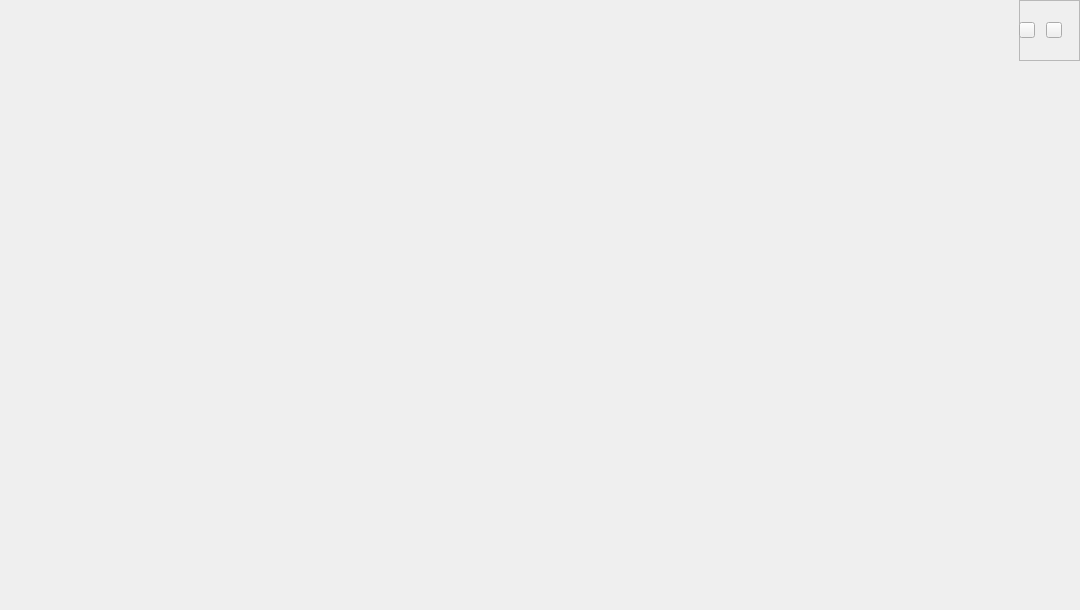
<?xml version="1.0" encoding="UTF-8"?>
<ui version="4.0">
 <class>MainWindow</class>
 <widget class="QMainWindow" name="MainWindow">
  <property name="geometry">
   <rect>
    <x>0</x>
    <y>0</y>
    <width>1080</width>
    <height>610</height>
   </rect>
  </property>
  <property name="sizePolicy">
   <sizepolicy hsizetype="Preferred" vsizetype="Preferred">
    <horstretch>0</horstretch>
    <verstretch>0</verstretch>
   </sizepolicy>
  </property>
  <property name="windowTitle">
   <string notr="true">Toolorant</string>
  </property>
  <property name="windowIcon">
   <iconset resource="../resources/images.qrc">
    <normaloff>:/favicon/favicon.ico</normaloff>:/favicon/favicon.ico</iconset>
  </property>
  <property name="styleSheet">
   <string notr="true"/>
  </property>
  <property name="locale">
   <locale language="English" country="UnitedStates"/>
  </property>
  <widget class="QWidget" name="centralwidget">
   <property name="styleSheet">
    <string notr="true"/>
   </property>
   <widget class="QStackedWidget" name="stackedWidget">
    <property name="geometry">
     <rect>
      <x>0</x>
      <y>0</y>
      <width>1080</width>
      <height>610</height>
     </rect>
    </property>
    <property name="currentIndex">
     <number>-1</number>
    </property>
   </widget>
   <widget class="QFrame" name="top_buttons_frm">
    <property name="geometry">
     <rect>
      <x>1019</x>
      <y>0</y>
      <width>61</width>
      <height>61</height>
     </rect>
    </property>
    <property name="frameShape">
     <enum>QFrame::StyledPanel</enum>
    </property>
    <property name="frameShadow">
     <enum>QFrame::Raised</enum>
    </property>
    <widget class="QToolButton" name="minimize_btn">
     <property name="geometry">
      <rect>
       <x>0</x>
       <y>22</y>
       <width>16</width>
       <height>16</height>
      </rect>
     </property>
     <property name="cursor">
      <cursorShape>ArrowCursor</cursorShape>
     </property>
     <property name="styleSheet">
      <string notr="true"/>
     </property>
     <property name="text">
      <string/>
     </property>
     <property name="icon">
      <iconset resource="../resources/images.qrc">
       <normaloff>:/icons/icons/minus.png</normaloff>:/icons/icons/minus.png</iconset>
     </property>
     <property name="iconSize">
      <size>
       <width>16</width>
       <height>16</height>
      </size>
     </property>
    </widget>
    <widget class="QToolButton" name="close_btn">
     <property name="geometry">
      <rect>
       <x>27</x>
       <y>22</y>
       <width>16</width>
       <height>16</height>
      </rect>
     </property>
     <property name="styleSheet">
      <string notr="true"/>
     </property>
     <property name="text">
      <string/>
     </property>
     <property name="icon">
      <iconset resource="../resources/images.qrc">
       <normaloff>:/icons/icons/times.png</normaloff>:/icons/icons/times.png</iconset>
     </property>
     <property name="iconSize">
      <size>
       <width>16</width>
       <height>16</height>
      </size>
     </property>
    </widget>
   </widget>
   <widget class="DraggableQFrame" name="draggable_area_frm">
    <property name="geometry">
     <rect>
      <x>0</x>
      <y>0</y>
      <width>1080</width>
      <height>12</height>
     </rect>
    </property>
    <property name="cursor">
     <cursorShape>SizeAllCursor</cursorShape>
    </property>
    <property name="styleSheet">
     <string notr="true"/>
    </property>
   </widget>
  </widget>
 </widget>
 <customwidgets>
  <customwidget>
   <class>DraggableQFrame</class>
   <extends>QFrame</extends>
   <header>custom/draggableqframe.h</header>
   <container>1</container>
  </customwidget>
 </customwidgets>
 <resources>
  <include location="../resources/images.qrc"/>
 </resources>
 <connections/>
</ui>
